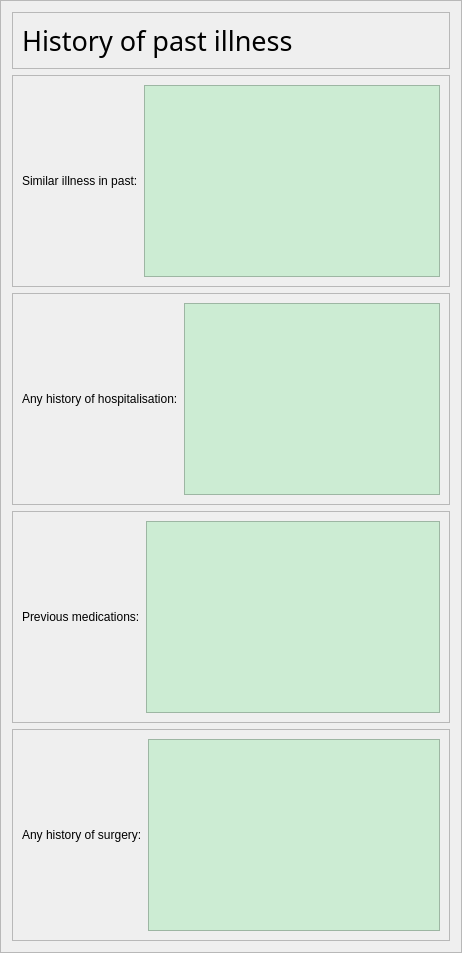
               <widget class="QFrame" name="frame_39">
                <property name="minimumSize">
                 <size>
                  <width>0</width>
                  <height>250</height>
                 </size>
                </property>
                <property name="styleSheet">
                 <string notr="true"/>
                </property>
                <property name="frameShape">
                 <enum>QFrame::StyledPanel</enum>
                </property>
                <property name="frameShadow">
                 <enum>QFrame::Raised</enum>
                </property>
                <layout class="QVBoxLayout" name="verticalLayout_29">
                 <item>
                  <widget class="QFrame" name="frame_40">
                   <property name="styleSheet">
                    <string notr="true"/>
                   </property>
                   <property name="frameShape">
                    <enum>QFrame::StyledPanel</enum>
                   </property>
                   <property name="frameShadow">
                    <enum>QFrame::Raised</enum>
                   </property>
                   <layout class="QVBoxLayout" name="verticalLayout_30">
                    <item alignment="Qt::AlignLeft">
                     <widget class="QLabel" name="label_24">
                      <property name="font">
                       <font>
                        <family>Bahnschrift Condensed</family>
                        <pointsize>20</pointsize>
                        <bold>false</bold>
                       </font>
                      </property>
                      <property name="text">
                       <string>History of past illness</string>
                      </property>
                     </widget>
                    </item>
                   </layout>
                  </widget>
                 </item>
                 <item>
                  <widget class="QFrame" name="frame_41">
                   <property name="frameShape">
                    <enum>QFrame::StyledPanel</enum>
                   </property>
                   <property name="frameShadow">
                    <enum>QFrame::Raised</enum>
                   </property>
                   <layout class="QHBoxLayout" name="horizontalLayout_13">
                    <item>
                     <widget class="QLabel" name="label_25">
                      <property name="text">
                       <string>Similar illness in past:</string>
                      </property>
                     </widget>
                    </item>
                    <item>
                     <widget class="QTextEdit" name="textEdit_8">
                      <property name="minimumSize">
                       <size>
                        <width>0</width>
                        <height>30</height>
                       </size>
                      </property>
                      <property name="styleSheet">
                       <string notr="true">background-color: rgb(204, 236, 211);</string>
                      </property>
                     </widget>
                    </item>
                   </layout>
                  </widget>
                 </item>
                 <item>
                  <widget class="QFrame" name="frame_42">
                   <property name="styleSheet">
                    <string notr="true"/>
                   </property>
                   <property name="frameShape">
                    <enum>QFrame::StyledPanel</enum>
                   </property>
                   <property name="frameShadow">
                    <enum>QFrame::Raised</enum>
                   </property>
                   <layout class="QHBoxLayout" name="horizontalLayout_14">
                    <item>
                     <widget class="QLabel" name="label_26">
                      <property name="text">
                       <string>Any history of hospitalisation:</string>
                      </property>
                     </widget>
                    </item>
                    <item>
                     <widget class="QTextEdit" name="textEdit_9">
                      <property name="minimumSize">
                       <size>
                        <width>0</width>
                        <height>30</height>
                       </size>
                      </property>
                      <property name="styleSheet">
                       <string notr="true">background-color: rgb(204, 236, 211);</string>
                      </property>
                     </widget>
                    </item>
                   </layout>
                  </widget>
                 </item>
                 <item>
                  <widget class="QFrame" name="frame_43">
                   <property name="frameShape">
                    <enum>QFrame::StyledPanel</enum>
                   </property>
                   <property name="frameShadow">
                    <enum>QFrame::Raised</enum>
                   </property>
                   <layout class="QHBoxLayout" name="horizontalLayout_15">
                    <item>
                     <widget class="QLabel" name="label_27">
                      <property name="text">
                       <string>Previous medications:</string>
                      </property>
                     </widget>
                    </item>
                    <item>
                     <widget class="QTextEdit" name="textEdit_10">
                      <property name="minimumSize">
                       <size>
                        <width>0</width>
                        <height>30</height>
                       </size>
                      </property>
                      <property name="styleSheet">
                       <string notr="true">background-color: rgb(204, 236, 211);</string>
                      </property>
                     </widget>
                    </item>
                   </layout>
                  </widget>
                 </item>
                 <item>
                  <widget class="QFrame" name="frame_44">
                   <property name="styleSheet">
                    <string notr="true"/>
                   </property>
                   <property name="frameShape">
                    <enum>QFrame::StyledPanel</enum>
                   </property>
                   <property name="frameShadow">
                    <enum>QFrame::Raised</enum>
                   </property>
                   <layout class="QHBoxLayout" name="horizontalLayout_16">
                    <item>
                     <widget class="QLabel" name="label_28">
                      <property name="text">
                       <string>Any history of surgery:</string>
                      </property>
                     </widget>
                    </item>
                    <item>
                     <widget class="QTextEdit" name="textEdit_11">
                      <property name="minimumSize">
                       <size>
                        <width>0</width>
                        <height>30</height>
                       </size>
                      </property>
                      <property name="styleSheet">
                       <string notr="true">background-color: rgb(204, 236, 211);</string>
                      </property>
                     </widget>
                    </item>
                   </layout>
                  </widget>
                 </item>
                </layout>
               </widget>
